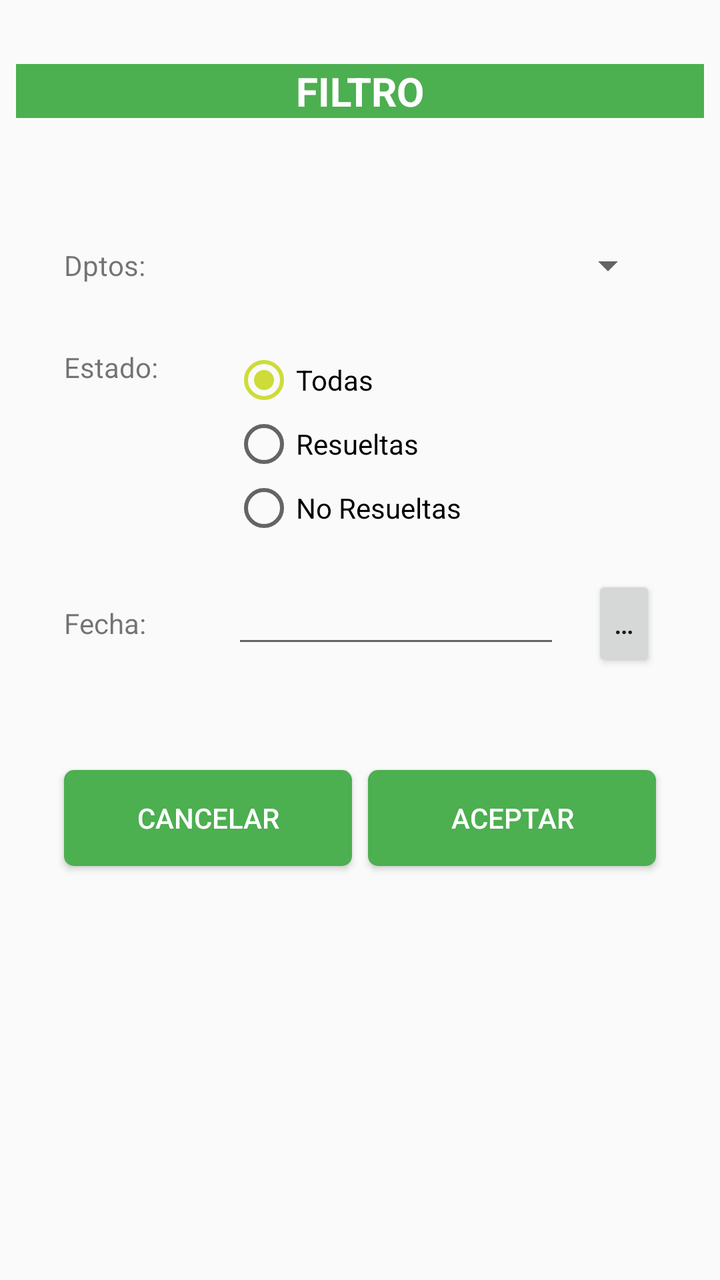
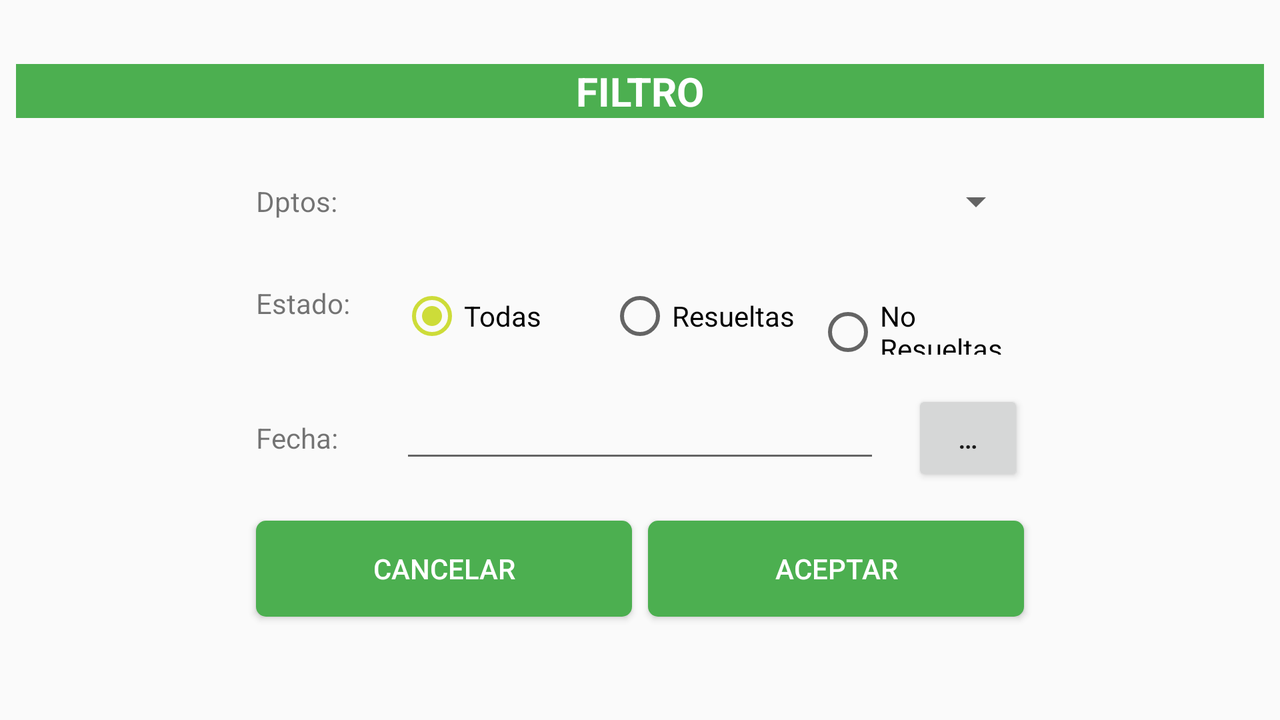

One screen, two layout resources from the same app: the default and the repository's alternative for another configuration. Each is rendered where Android would select it; the XML of both is given below.
<!-- AndroidManifest.xml: application theme AppTheme -->
<!-- res/layout/fragment_filtro_incs.xml -->
<?xml version="1.0" encoding="utf-8"?>

<androidx.constraintlayout.widget.ConstraintLayout xmlns:android="http://schemas.android.com/apk/res/android"
    xmlns:app="http://schemas.android.com/apk/res-auto"
    xmlns:tools="http://schemas.android.com/tools"
    android:layout_width="match_parent"
    android:layout_height="match_parent"
    tools:context=".vista.fragmentos.FiltroIncsFragment">

    <TextView
        android:id="@+id/tvFiltroCabecera"
        android:layout_width="0dp"
        android:layout_height="wrap_content"
        android:layout_marginStart="8dp"
        android:layout_marginTop="32dp"
        android:layout_marginEnd="8dp"
        android:background="@color/colorPrimary"
        android:gravity="center_horizontal"
        android:text="@string/tv_Filtro_Cabecera"
        android:textColor="@android:color/white"
        android:textSize="20sp"
        android:textStyle="bold"
        app:layout_constraintEnd_toEndOf="parent"
        app:layout_constraintStart_toStartOf="parent"
        app:layout_constraintTop_toTopOf="parent" />

    <TextView
        android:id="@+id/tvFiltroDptos"
        android:layout_width="0dp"
        android:layout_height="wrap_content"
        android:layout_marginStart="32dp"
        android:layout_marginTop="64dp"
        android:layout_marginEnd="8dp"
        android:text="@string/tv_Filtro_Dptos"
        app:layout_constraintEnd_toEndOf="@id/glineFiltro1"
        app:layout_constraintStart_toStartOf="parent"
        app:layout_constraintTop_toBottomOf="@id/tvFiltroCabecera" />

    <Spinner
        android:id="@+id/spFiltroDptos"
        android:layout_width="0dp"
        android:layout_height="wrap_content"
        android:layout_marginStart="8dp"
        android:layout_marginEnd="32dp"
        app:layout_constraintBottom_toBottomOf="@+id/tvFiltroDptos"
        app:layout_constraintEnd_toEndOf="parent"
        app:layout_constraintStart_toStartOf="@+id/glineFiltro1"
        app:layout_constraintTop_toTopOf="@+id/tvFiltroDptos" />

    <TextView
        android:id="@+id/tvFiltroEstado"
        android:layout_width="0dp"
        android:layout_height="wrap_content"
        android:layout_marginStart="32dp"
        android:layout_marginTop="32dp"
        android:layout_marginEnd="8dp"
        android:text="@string/tv_Filtro_Estado"
        app:layout_constraintEnd_toStartOf="@+id/glineFiltro1"
        app:layout_constraintStart_toStartOf="parent"
        app:layout_constraintTop_toBottomOf="@+id/tvFiltroDptos" />

    <RadioGroup
        android:id="@+id/rgFiltroEstado"
        android:layout_width="0dp"
        android:layout_height="wrap_content"
        android:layout_marginStart="8dp"
        android:layout_marginEnd="8dp"
        android:checkedButton="@+id/rbFiltroEstadoTodas"
        android:orientation="vertical"
        app:layout_constraintEnd_toEndOf="@id/glineFiltro2"
        app:layout_constraintHorizontal_bias="0.0"
        app:layout_constraintStart_toStartOf="@+id/glineFiltro1"
        app:layout_constraintTop_toTopOf="@+id/tvFiltroEstado">

        <RadioButton
            android:id="@+id/rbFiltroEstadoTodas"
            android:layout_width="match_parent"
            android:layout_height="wrap_content"
            android:layout_weight="1"
            android:text="@string/rb_Filtro_Estado_Todas" />

        <RadioButton
            android:id="@+id/rbFiltroEstadoResueltas"
            android:layout_width="match_parent"
            android:layout_height="wrap_content"
            android:layout_weight="1"
            android:text="@string/rb_Filtro_Estado_Resueltas" />

        <RadioButton
            android:id="@+id/rbFiltroEstadoNoResueltas"
            android:layout_width="match_parent"
            android:layout_height="wrap_content"
            android:layout_weight="1"
            android:text="@string/rb_Filtro_Estado_NoResueltas" />
    </RadioGroup>

    <TextView
        android:id="@+id/tvFiltroFecha"
        android:layout_width="0dp"
        android:layout_height="wrap_content"
        android:layout_marginStart="32dp"
        android:layout_marginTop="32dp"
        android:layout_marginEnd="8dp"
        android:text="@string/tv_Filtro_Fecha"
        app:layout_constraintEnd_toStartOf="@+id/glineFiltro1"
        app:layout_constraintStart_toStartOf="parent"
        app:layout_constraintTop_toBottomOf="@id/rgFiltroEstado" />

    <EditText
        android:id="@+id/etFiltroFecha"
        android:layout_width="0dp"
        android:layout_height="wrap_content"
        android:layout_marginStart="8dp"
        android:layout_marginEnd="8dp"
        android:ems="10"
        android:focusable="false"
        android:inputType="text|textNoSuggestions"
        app:layout_constraintBaseline_toBaselineOf="@+id/tvFiltroFecha"
        app:layout_constraintEnd_toEndOf="@id/glineFiltro2"
        app:layout_constraintStart_toStartOf="@+id/glineFiltro1" />

    <Button
        android:id="@+id/btFiltroFecha"
        android:layout_width="0dp"
        android:layout_height="wrap_content"
        android:layout_marginStart="8dp"
        android:layout_marginEnd="32dp"
        android:text="@string/bt_Filtro_Fecha"
        app:layout_constraintBaseline_toBaselineOf="@+id/etFiltroFecha"
        app:layout_constraintEnd_toEndOf="parent"
        app:layout_constraintStart_toStartOf="@id/glineFiltro2" />

    <Button
        android:id="@+id/btCancelar"
        style="@style/StyleButtons"
        android:layout_width="0dp"
        android:layout_height="wrap_content"
        android:layout_marginStart="32dp"
        android:layout_marginTop="64dp"
        android:text="@string/bt_Cancelar"
        app:layout_constraintEnd_toStartOf="@+id/btAceptar"
        app:layout_constraintHorizontal_bias="0.5"
        app:layout_constraintStart_toStartOf="parent"
        app:layout_constraintTop_toBottomOf="@id/tvFiltroFecha" />

    <Button
        android:id="@+id/btAceptar"
        style="@style/StyleButtons"
        android:layout_width="0dp"
        android:layout_height="wrap_content"
        android:layout_marginStart="8dp"
        android:layout_marginEnd="32dp"
        android:text="@string/bt_Aceptar"
        app:layout_constraintBaseline_toBaselineOf="@+id/btCancelar"
        app:layout_constraintEnd_toEndOf="parent"
        app:layout_constraintHorizontal_bias="0.5"
        app:layout_constraintStart_toEndOf="@+id/btCancelar" />

    <androidx.constraintlayout.widget.Guideline
        android:id="@+id/glineFiltro1"
        android:layout_width="wrap_content"
        android:layout_height="wrap_content"
        android:orientation="vertical"
        app:layout_constraintGuide_percent="0.3" />

    <androidx.constraintlayout.widget.Guideline
        android:id="@+id/glineFiltro2"
        android:layout_width="wrap_content"
        android:layout_height="wrap_content"
        android:orientation="vertical"
        app:layout_constraintGuide_percent="0.8" />

</androidx.constraintlayout.widget.ConstraintLayout>
<!-- resources referenced by this layout -->
<resources>
  <color name="colorPrimary">#4CAF50</color>
  <string name="bt_Aceptar">Aceptar</string>
  <string name="bt_Cancelar">Cancelar</string>
  <string name="bt_Filtro_Fecha">…</string>
  <string name="rb_Filtro_Estado_NoResueltas">No Resueltas</string>
  <string name="rb_Filtro_Estado_Resueltas">Resueltas</string>
  <string name="rb_Filtro_Estado_Todas">Todas</string>
  <string name="tv_Filtro_Cabecera">FILTRO</string>
  <string name="tv_Filtro_Dptos">Dptos:</string>
  <string name="tv_Filtro_Estado">Estado:</string>
  <string name="tv_Filtro_Fecha">Fecha:</string>
  <style name="StyleButtons">
          <item name="android:textColor">@android:color/white</item>
          <item name="android:background">@drawable/bt_acciones_selector</item>
      </style>
  <style name="AppTheme" parent="Theme.AppCompat.Light.DarkActionBar">
          
          <item name="colorPrimary">@color/colorPrimary</item>
          <item name="colorPrimaryDark">@color/colorPrimaryDark</item>
          <item name="colorAccent">@color/colorAccent</item>
      </style>
  <!-- drawable bt_acciones_selector (drawable) -->
  <?xml version="1.0" encoding="utf-8"?>
  
  <selector xmlns:android="http://schemas.android.com/apk/res/android">
  
      <item android:state_enabled="true">
          <shape>
              <solid android:color="@color/colorPrimary" />
              <corners android:radius="5dp" />
          </shape>
      </item>
      <item android:state_enabled="false">
          <shape>
              <solid android:color="@color/colorAccent" />
              <corners android:radius="5dp" />
          </shape>
      </item>
  
  </selector>
  <color name="colorPrimaryDark">#388E3C</color>
  <color name="colorAccent">#CDDC39</color>
</resources>
<!-- res/layout-land/fragment_filtro_incs.xml (the repository's variant of the layout above) -->
<!-- drawn on the phone turned sideways -->
<?xml version="1.0" encoding="utf-8"?>
<androidx.constraintlayout.widget.ConstraintLayout xmlns:android="http://schemas.android.com/apk/res/android"
    xmlns:app="http://schemas.android.com/apk/res-auto"
    xmlns:tools="http://schemas.android.com/tools"
    android:layout_width="match_parent"
    android:layout_height="match_parent"
    tools:context=".vista.fragmentos.FiltroIncsFragment">

    <TextView
        android:id="@+id/tvFiltroCabecera"
        android:layout_width="0dp"
        android:layout_height="wrap_content"
        android:layout_marginStart="8dp"
        android:layout_marginTop="32dp"
        android:layout_marginEnd="8dp"
        android:background="@color/colorPrimary"
        android:gravity="center_horizontal"
        android:text="@string/tv_Filtro_Cabecera"
        android:textColor="@android:color/white"
        android:textSize="20sp"
        android:textStyle="bold"
        app:layout_constraintEnd_toEndOf="parent"
        app:layout_constraintStart_toStartOf="parent"
        app:layout_constraintTop_toTopOf="parent" />

    <TextView
        android:id="@+id/tvFiltroDptos"
        android:layout_width="0dp"
        android:layout_height="wrap_content"
        android:layout_marginStart="128dp"
        android:layout_marginTop="32dp"
        android:layout_marginEnd="8dp"
        android:text="@string/tv_Filtro_Dptos"
        app:layout_constraintEnd_toEndOf="@id/glineFiltro1"
        app:layout_constraintStart_toStartOf="parent"
        app:layout_constraintTop_toBottomOf="@id/tvFiltroCabecera" />

    <Spinner
        android:id="@+id/spFiltroDptos"
        android:layout_width="0dp"
        android:layout_height="wrap_content"
        android:layout_marginStart="8dp"
        android:layout_marginEnd="128dp"
        app:layout_constraintBottom_toBottomOf="@+id/tvFiltroDptos"
        app:layout_constraintEnd_toEndOf="parent"
        app:layout_constraintStart_toStartOf="@+id/glineFiltro1"
        app:layout_constraintTop_toTopOf="@+id/tvFiltroDptos" />

    <TextView
        android:id="@+id/tvFiltroEstado"
        android:layout_width="0dp"
        android:layout_height="wrap_content"
        android:layout_marginStart="128dp"
        android:layout_marginTop="32dp"
        android:layout_marginEnd="8dp"
        android:text="@string/tv_Filtro_Estado"
        app:layout_constraintEnd_toStartOf="@+id/glineFiltro1"
        app:layout_constraintStart_toStartOf="parent"
        app:layout_constraintTop_toBottomOf="@+id/tvFiltroDptos" />

    <RadioGroup
        android:id="@+id/rgFiltroEstado"
        android:layout_width="0dp"
        android:layout_height="wrap_content"
        android:layout_marginStart="8dp"
        android:layout_marginEnd="128dp"
        android:checkedButton="@+id/rbFiltroEstadoTodas"
        android:orientation="horizontal"
        app:layout_constraintEnd_toEndOf="parent"
        app:layout_constraintHorizontal_bias="0.0"
        app:layout_constraintStart_toStartOf="@+id/glineFiltro1"
        app:layout_constraintTop_toTopOf="@+id/tvFiltroEstado">

        <RadioButton
            android:id="@+id/rbFiltroEstadoTodas"
            android:layout_width="match_parent"
            android:layout_height="wrap_content"
            android:layout_weight="1"
            android:text="@string/rb_Filtro_Estado_Todas" />

        <RadioButton
            android:id="@+id/rbFiltroEstadoResueltas"
            android:layout_width="match_parent"
            android:layout_height="wrap_content"
            android:layout_weight="1"
            android:text="@string/rb_Filtro_Estado_Resueltas" />

        <RadioButton
            android:id="@+id/rbFiltroEstadoNoResueltas"
            android:layout_width="match_parent"
            android:layout_height="wrap_content"
            android:layout_weight="1"
            android:text="@string/rb_Filtro_Estado_NoResueltas" />
    </RadioGroup>

    <TextView
        android:id="@+id/tvFiltroFecha"
        android:layout_width="0dp"
        android:layout_height="wrap_content"
        android:layout_marginStart="128dp"
        android:layout_marginTop="32dp"
        android:layout_marginEnd="8dp"
        android:text="@string/tv_Filtro_Fecha"
        app:layout_constraintEnd_toStartOf="@+id/glineFiltro1"
        app:layout_constraintStart_toStartOf="parent"
        app:layout_constraintTop_toBottomOf="@id/rgFiltroEstado" />

    <EditText
        android:id="@+id/etFiltroFecha"
        android:layout_width="0dp"
        android:layout_height="wrap_content"
        android:layout_marginStart="8dp"
        android:layout_marginEnd="8dp"
        android:ems="10"
        android:focusable="false"
        android:inputType="text|textNoSuggestions"
        app:layout_constraintBaseline_toBaselineOf="@+id/tvFiltroFecha"
        app:layout_constraintEnd_toEndOf="@id/glineFiltro2"
        app:layout_constraintStart_toStartOf="@+id/glineFiltro1" />

    <Button
        android:id="@+id/btFiltroFecha"
        android:layout_width="0dp"
        android:layout_height="wrap_content"
        android:layout_marginStart="8dp"
        android:layout_marginEnd="128dp"
        android:text="@string/bt_Filtro_Fecha"
        app:layout_constraintBaseline_toBaselineOf="@+id/etFiltroFecha"
        app:layout_constraintEnd_toEndOf="parent"
        app:layout_constraintStart_toStartOf="@id/glineFiltro2" />

    <Button
        android:id="@+id/btCancelar"
        style="@style/StyleButtons"
        android:layout_width="0dp"
        android:layout_height="wrap_content"
        android:layout_marginStart="128dp"
        android:layout_marginTop="32dp"
        android:text="@string/bt_Cancelar"
        app:layout_constraintEnd_toStartOf="@+id/btAceptar"
        app:layout_constraintHorizontal_bias="0.5"
        app:layout_constraintStart_toStartOf="parent"
        app:layout_constraintTop_toBottomOf="@id/tvFiltroFecha" />

    <Button
        android:id="@+id/btAceptar"
        style="@style/StyleButtons"
        android:layout_width="0dp"
        android:layout_height="wrap_content"
        android:layout_marginStart="8dp"
        android:layout_marginEnd="128dp"
        android:text="@string/bt_Aceptar"
        app:layout_constraintBaseline_toBaselineOf="@+id/btCancelar"
        app:layout_constraintEnd_toEndOf="parent"
        app:layout_constraintHorizontal_bias="0.5"
        app:layout_constraintStart_toEndOf="@+id/btCancelar" />

    <androidx.constraintlayout.widget.Guideline
        android:id="@+id/glineFiltro1"
        android:layout_width="wrap_content"
        android:layout_height="wrap_content"
        android:orientation="vertical"
        app:layout_constraintGuide_percent="0.3" />

    <androidx.constraintlayout.widget.Guideline
        android:id="@+id/glineFiltro2"
        android:layout_width="wrap_content"
        android:layout_height="wrap_content"
        android:orientation="vertical"
        app:layout_constraintGuide_percent="0.7" />

</androidx.constraintlayout.widget.ConstraintLayout>
